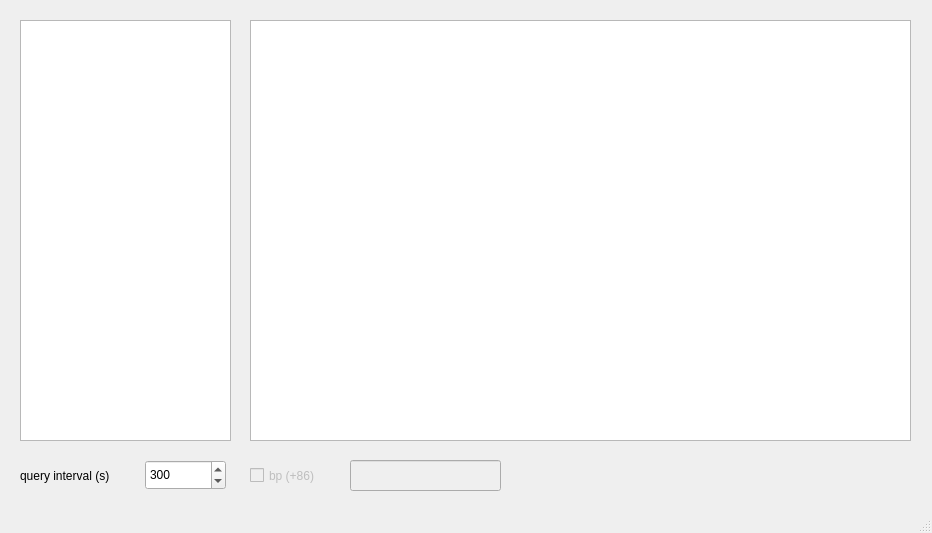
<?xml version="1.0" encoding="UTF-8"?>
<ui version="4.0">
 <class>MainWindow</class>
 <widget class="QMainWindow" name="MainWindow">
  <property name="geometry">
   <rect>
    <x>0</x>
    <y>0</y>
    <width>932</width>
    <height>533</height>
   </rect>
  </property>
  <property name="windowTitle">
   <string>PyQtExpress</string>
  </property>
  <property name="styleSheet">
   <string notr="true"/>
  </property>
  <widget class="QWidget" name="centralwidget">
   <widget class="QListWidget" name="listWidget">
    <property name="geometry">
     <rect>
      <x>20</x>
      <y>20</y>
      <width>211</width>
      <height>421</height>
     </rect>
    </property>
   </widget>
   <widget class="QListWidget" name="listWidget_2">
    <property name="geometry">
     <rect>
      <x>250</x>
      <y>20</y>
      <width>661</width>
      <height>421</height>
     </rect>
    </property>
   </widget>
   <widget class="QSpinBox" name="spinBox">
    <property name="enabled">
     <bool>true</bool>
    </property>
    <property name="geometry">
     <rect>
      <x>145</x>
      <y>460</y>
      <width>81</width>
      <height>30</height>
     </rect>
    </property>
    <property name="minimum">
     <number>60</number>
    </property>
    <property name="maximum">
     <number>114514</number>
    </property>
    <property name="value">
     <number>300</number>
    </property>
   </widget>
   <widget class="QLabel" name="label_2">
    <property name="enabled">
     <bool>true</bool>
    </property>
    <property name="geometry">
     <rect>
      <x>20</x>
      <y>460</y>
      <width>151</width>
      <height>31</height>
     </rect>
    </property>
    <property name="text">
     <string>query interval (s)</string>
    </property>
   </widget>
   <widget class="QCheckBox" name="checkBox">
    <property name="enabled">
     <bool>false</bool>
    </property>
    <property name="geometry">
     <rect>
      <x>250</x>
      <y>460</y>
      <width>91</width>
      <height>31</height>
     </rect>
    </property>
    <property name="text">
     <string>bp (+86)</string>
    </property>
   </widget>
   <widget class="QLineEdit" name="lineEdit">
    <property name="enabled">
     <bool>false</bool>
    </property>
    <property name="geometry">
     <rect>
      <x>350</x>
      <y>460</y>
      <width>151</width>
      <height>31</height>
     </rect>
    </property>
    <property name="text">
     <string/>
    </property>
   </widget>
  </widget>
  <widget class="QMenuBar" name="menubar">
   <property name="geometry">
    <rect>
     <x>0</x>
     <y>0</y>
     <width>932</width>
     <height>26</height>
    </rect>
   </property>
  </widget>
  <widget class="QStatusBar" name="statusbar"/>
 </widget>
 <resources/>
 <connections/>
</ui>
